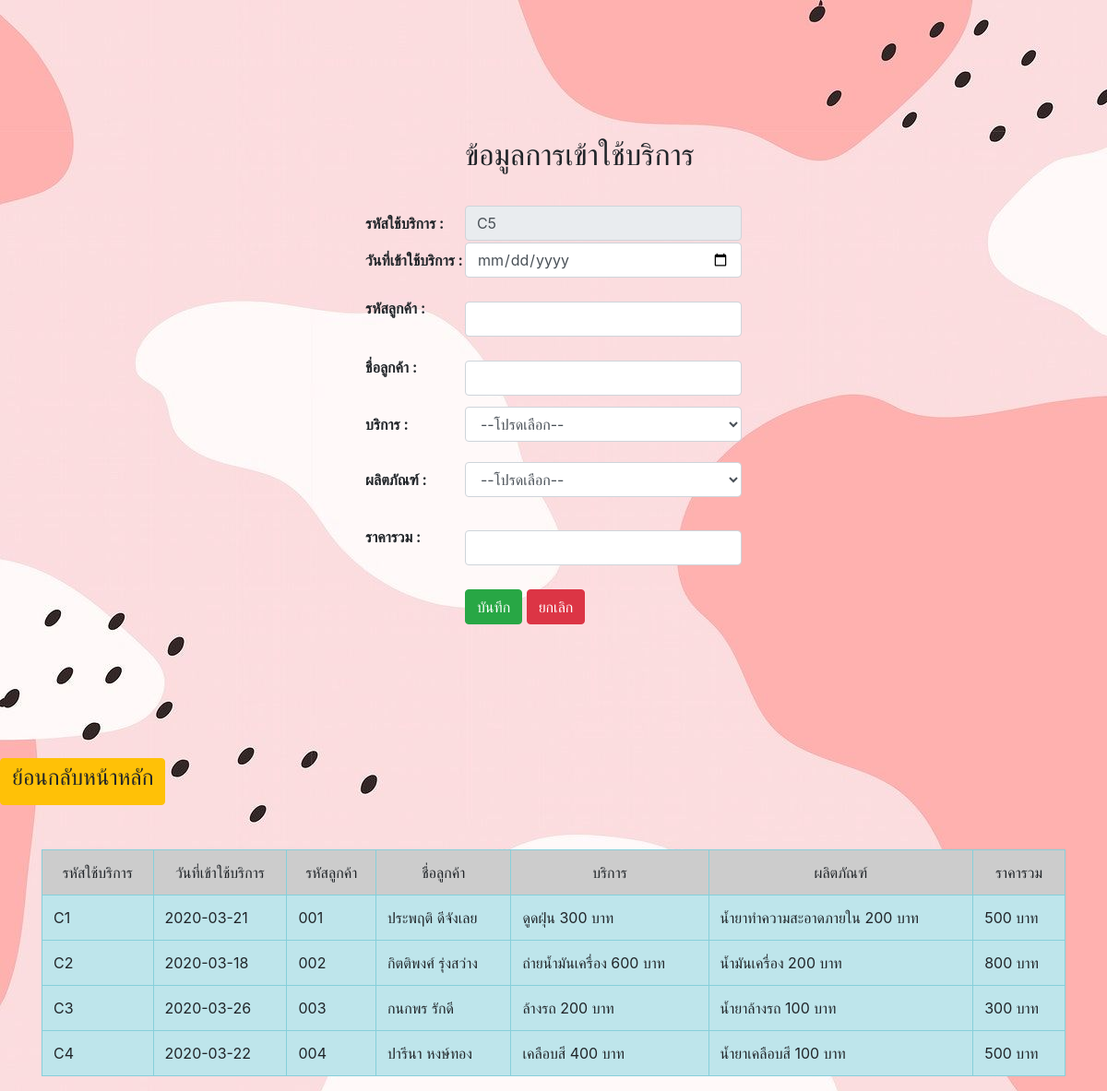
The page /inservice.php on the database its author committed.
### tables this page shows
CREATE TABLE `inservice` (
  `cusID` varchar(10) NOT NULL COMMENT 'รหัสใช้บริการ',
  `cusDate` date NOT NULL COMMENT 'วันที่เข้าใช้',
  `idCus` varchar(100) NOT NULL COMMENT 'รหัสลูกค้า',
  `serID` varchar(200) NOT NULL COMMENT 'บริการ',
  `nameCus` varchar(50) NOT NULL COMMENT 'ชื่อลูกค้า',
  `proID` varchar(50) NOT NULL COMMENT 'ผลิตภัณฑ์',
  `cusPrice` varchar(200) NOT NULL COMMENT 'ราคาการเข้าใช้'
);

### inservice.php (the view, shortened to what this page needs)
<?php
				require_once'connect.php';
			$sql2 = "SELECT MAX(cusID) AS cusID FROM inservice";
			$query = mysqli_query($conn,$sql2);
			$rs = mysqli_fetch_array($query);
			if($rs['cusID'] !=""){
				$sub = substr($rs['cusID'],1)+1;
				$cusID = sprintf('C%01.0f', $sub);
			}else{
				$cusID = "C1";
			}
			?>
<!DOCTYPE html>
<html lang="en">
<head>
    <link rel="stylesheet" href="https://maxcdn.bootstrapcdn.com/bootstrap/4.4.1/css/bootstrap.min.css">
</head>
<body background="image/22.jpg">
<br><br><br>
<form method = "post" action = "http://localhost/project615051200389/inservice.php" enctype="multipart/form-data">
<div class="container-fluid">
    <table border = "0" align = "center">
        <tr>
            <td height = "50"></td>
        </tr>
        <tr>
        <td></td>
            <td height = "100"><h2>ข้อมูลการเข้าใช้บริการ</h2></td>
        </tr>
        <tr>
            <td><b>รหัสใช้บริการ : </b></td>
            <td>
            <input type="text" name="cusID"  class="form-control" style="width: 300px"
            value= "<?php echo $cusID; ?>" disabled="disabled" >
            </td>
        </tr>
        <tr>
            <td><b>วันที่เข้าใช้บริการ : </b></td>
            <td>
             <input type = "date" name="date"  class="form-control" id="date" value="<?=date('d-m-y ')?>"/>
            </td>
        </tr>
        <tr>
            <td><b>รหัสลูกค้า : </b> </td>
            <td>
           <br> <input type = "text" name = "idCus"  class="form-control">
            </td>
        </tr>
        <tr>
            <td><b>ชื่อลูกค้า : </b> </td>
            <td>
           <br> <input type = "text" name = "nameCus"  class="form-control">
            </td>
        </tr>
        <tr>
            <td height = "60"><b>บริการ : </b> </td>
            <td>
            <select name="serID" class="form-control">
            	<option value="">--โปรดเลือก--</option>
            </select>
            </td>
        </tr>
        <tr>
            <td height = "60"><b>ผลิตภัณฑ์ : </b> </td>
            <td>
            <select name="proID" class="form-control">
            	<option value="">--โปรดเลือก--</option>
            </select>
            </td>
        </tr>
        <tr>
            <td><b>ราคารวม : </b> </td>
            <td>
           <br> <input type = "text" name = "cusPrice"  class="form-control">
            </td>
        </tr>
        <tr>
            <td></td>
            <td>
            <br> <button type = "submit" name = "submit" class="btn btn-success">บันทึก</button>
            <button type="reset" class="btn btn-danger">ยกเลิก</button>
            </td>
        </tr>
    </table>
    </div>
    </form>
</body>
</html>
<a class="btn btn-warning" a href="kanox/indexHome.html" target="_blank"
 role="button"><h4>ย้อนกลับหน้าหลัก</h4></a><br><br><br>
<?php
 include 'connect.php';
$query = "SELECT * FROM inservice ORDER BY cusID  asc" or die("Error:" . mysqli_error());
$result = mysqli_query($conn, $query);
echo "<div class='container'><table border='1' align='center' class='table table-info table-hover' >";
echo "<tr align='center' bgcolor='#CCCCCC'><td>รหัสใช้บริการ</td><td>วันที่เข้าใช้บริการ</td><td>รหัสลูกค้า</td>
      <td>ชื่อลูกค้า<t/d><td>บริการ</td><td>ผลิตภัณฑ์</td><td>ราคารวม</td></tr>";
while($row = mysqli_fetch_array($result)) {
  echo "<tr>";
  echo "<td>" .$row["cusID"] .  "</td> ";
  echo "<td>" .$row["cusDate"] .  "</td> ";
  echo "<td>" .$row["idCus"] .  "</td> ";
  echo "<td>" .$row["nameCus"] .  "</td> ";
  echo "<td>" .$row["serID"] .  "</td> ";
  echo "<td>" .$row["proID"] .  "</td> ";
  echo "<td>" .$row["cusPrice"] .  "</td> ";
}
echo "</table> </div>";
?>

### rows shown on the page
inservice: cusID "C1", cusDate "2020-03-21", idCus "001", nameCus "ประพฤติ ดีจังเลย", serID "ดูดฝุ่น 300 บาท", proID "น้ำยาทำความสะอาดภายใน 200 บาท", cusPrice "500 บาท"
inservice: cusID "C2", cusDate "2020-03-18", idCus "002", nameCus "กิตติพงศ์ รุ่งสว่าง", serID "ถ่ายน้ำมันเครื่อง 600 บาท", proID "น้ำมันเครื่อง 200 บาท", cusPrice "800 บาท"
inservice: cusID "C3", cusDate "2020-03-26", idCus "003", nameCus "กนกพร รักดี", serID "ล้างรถ 200 บาท", proID "น้ำยาล้างรถ 100 บาท", cusPrice "300 บาท"
inservice: cusID "C4", cusDate "2020-03-22", idCus "004", nameCus "ปารีนา หงษ์ทอง", serID "เคลือบสี 400 บาท", proID "น้ำยาเคลือบสี 100 บาท", cusPrice "500 บาท"
